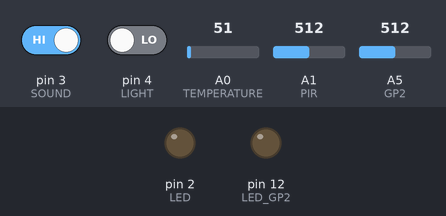
Recording of a sketch running on a simulated Arduino Uno, built with avr-gcc and run on an emulated ATmega328P. Parts: output pins drawn as LEDs (lit = HIGH). The test bench sets the inputs (shaded band); at power-on: A1 (PIR) = 512, pin 3 (SOUND) HIGH, pin 4 (LIGHT) LOW, A0 (TEMPERATURE) = 51, A5 (GP2) = 512. What the sketch prints to the serial monitor is not drawn.

Above: at 0.1 s.
At 1.2 s:
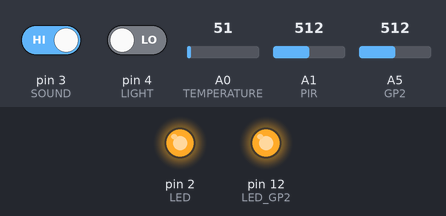
1.3 s: A1 (PIR) set to 0
At 3.56 s:
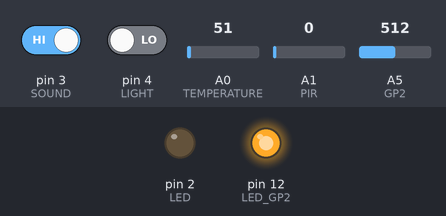
7.4 s: pin 3 (SOUND) driven LOW and pin 4 (LIGHT) driven HIGH
Timing chart, 0 to 21.9 s (numbered marks = the images above; inputs shaded):
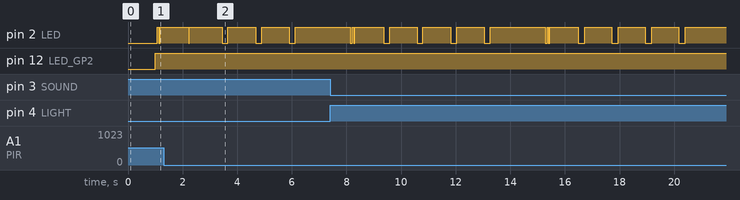

The sketch:

transmitator_cod.ino
```cpp
#define DELAY 25
#define LED 2 //Output pin where LED is connected
#define ID 180 //ID of Receiver
#define BITLENGTH 8 //1 Byte
#define FIRSTBIT pow(2,(BITLENGTH-1))//MSB Value
#define TRUE 1
#define TEMPERATURE A0
#define PIR A1
#define SOUND 3
#define LIGHT 4
#define LED_GP2 12
#define GP2 A5

int j , t, m, s, d;
int count=0;
long Timer = millis();
float voltage;
void writeByte(int);
int counter=0;
float duration;
float freq;
float calcVoltage;
float dustDensity;


void setup() {
//Setting the LED as Output
pinMode(LED,OUTPUT);
Serial.begin(115200);
pinMode(LIGHT, INPUT);
pinMode(LED_GP2, OUTPUT);
}


void loop()
{
if ((millis()-Timer)<20000)
{

////Reading the output of the sensors
//temperature
t=analogRead(TEMPERATURE); //Reading the temperature(i.e. the voltage drop on the sensor)
//motion
m=analogRead(PIR);
float motion = (float)m*5/1024;
if (motion > 0) {m=255;}
else{m=0;}
//sound
s=digitalRead(SOUND);
//irradiance
duration = pulseIn(LIGHT, HIGH);
//dust density
digitalWrite(LED_GP2,LOW); // power on the LED
delayMicroseconds(280);
d=analogRead(GP2);
delayMicroseconds(40);
digitalWrite(LED_GP2,HIGH); // turn the LED off

///Sending data to the receiver
//temperature
writeByte(t);//sending the temperature to the receiver
//motion
writeByte(m);
//sound
writeByte(s);
//irradiance
writeByte(duration);
//dust density
writeByte(d);


///Calculating and displaying measured values
Serial.print("\n");
Serial.print(++count); // Sending the value of temperature

//temperature
float temperature = (float)t*5/1024;
temperature = temperature * 100;
Serial.print (" : The temperature is: ");
Serial.print(temperature); // Sending the value of temperature
Serial.println(" 'C");

//motion
//Serial.print("m=");
//Serial.print(m);
//float motion = (float)m*5/1024;
//Serial.print(" The voltage at the PIR output is: ");
//Serial.print(motion);
//Serial.println("V");
if (motion > 0) {Serial.println("Motion has been detected");}
else {Serial.println("Motion has not been detected");}


//sound
//Serial.print("Sunet:");
//Serial.println(s);
if(s == 0){Serial.println("Noise has not been detected");}
else {Serial.println("Noise has been detected");}

//irradinace
//Serial.print("Durata perioada: ");
//Serial.println(duration);
freq = 1/duration * 100; /// pt a transforma din M in k
//Serial.print("Frecventa: ");
//Serial.println(freq);
Serial.print("The irradiance is: ");
Serial.print(freq);
Serial.println(" microW/cm2");

//dustDensity
calcVoltage = (float)d*3.3/1024;
dustDensity = 0.17 * calcVoltage - 0.1;
//Serial.print("Tensiune dust:");
//Serial.println(calcVoltage);
if (dustDensity < 0) { dustDensity = 0;}
Serial.print("Dust density is: ");
Serial.print(dustDensity);
Serial.println(" mg/cm3");
Serial.println(" ");


if (count >256)
{
count=0;
}
}
}


//Sending 1byte number
void writeByte(int decimal)
{
//converting the decimal value to binary and sending 8 bit information from MSB to LSB
int i,binary;
digitalWrite(LED,LOW);
delay(DELAY);
for(i=0;i<BITLENGTH;i++)
{
binary = (int)decimal/FIRSTBIT; //Getting the first binary bit value
decimal= (decimal & ((int)FIRSTBIT -1));//Setting the first bit to zero
decimal=decimal<<1; //Shift all bits by one to left
if(binary==TRUE)
{
digitalWrite(LED,HIGH);
Serial.print("1");
}else
{
digitalWrite(LED,LOW);
Serial.print("0");
}
delay(DELAY);
}
//Serial.println();
digitalWrite(LED,HIGH);
delay(1000);
}
```
